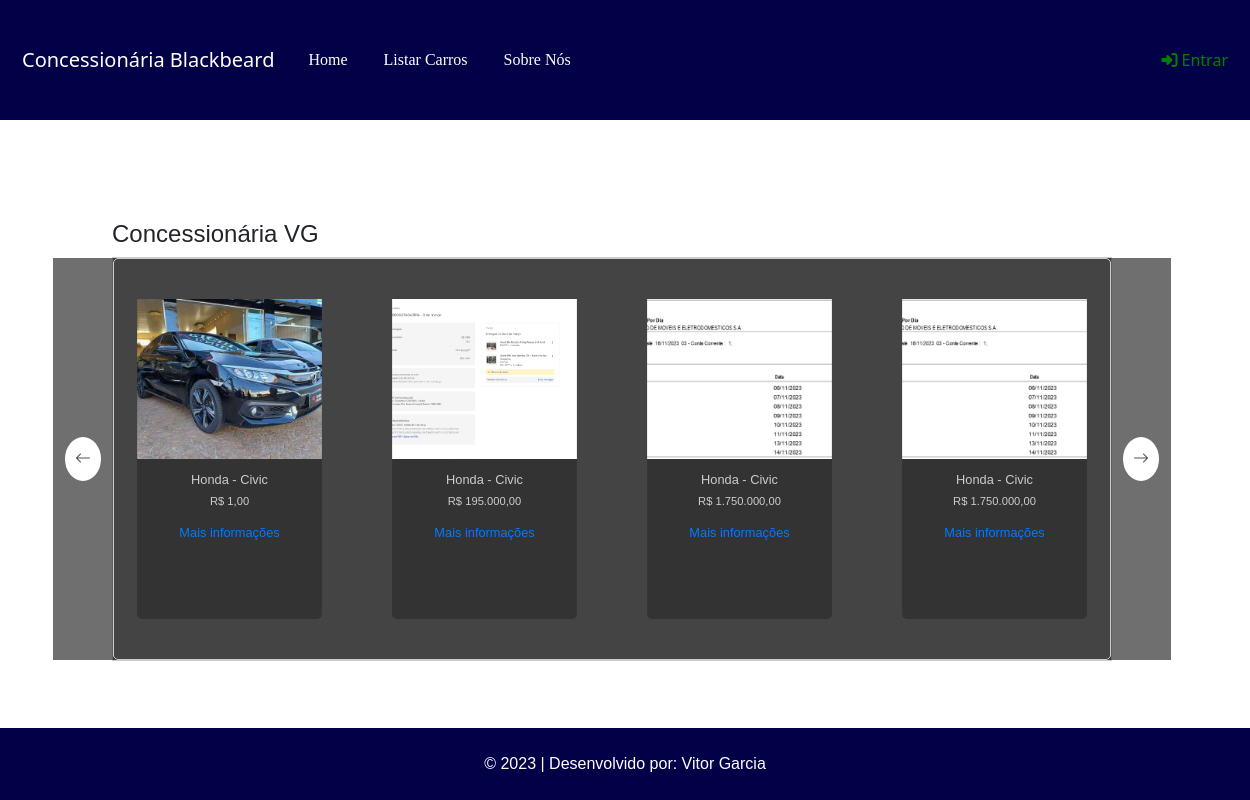
The page / on the database its author committed.
### tables this page shows
CREATE TABLE `carro` (
  `id` int(11) NOT NULL,
  `id_modelo` int(11) NOT NULL,
  `ano_fabricacao` year(4) NOT NULL,
  `cor` varchar(50) NOT NULL,
  `preco_venda` decimal(10,2) NOT NULL,
  `quilometragem` int(11) NOT NULL,
  `modelo_direcao` varchar(50) NOT NULL,
  `modelo_transmissao` varchar(50) NOT NULL,
  `placa` varchar(12) NOT NULL,
  `observacoes` varchar(255) NOT NULL,
  `disponibilidade` varchar(50) NOT NULL,
  `tipo_freio` varchar(15) NOT NULL,
  `motor` varchar(15) NOT NULL,
  `tipo_combustivel` varchar(15) NOT NULL,
  `tipo_tracao` varchar(15) NOT NULL,
  `ano_modelo` year(4) NOT NULL
);

CREATE TABLE `imagem` (
  `id` int(11) NOT NULL,
  `nome` varchar(50) NOT NULL,
  `id_carro` int(11) NOT NULL
);

CREATE TABLE `marca` (
  `id` int(11) NOT NULL,
  `nome` varchar(100) NOT NULL
);

CREATE TABLE `modelo` (
  `id` int(11) NOT NULL,
  `nome` varchar(100) NOT NULL,
  `id_marca` int(11) NOT NULL
);

### App/Controllers/Controller.php (called while the page is built, shortened)
<?php
abstract class Controller
{
    private $viewVar;
    public function render($view)
    {
        $viewVar = $this->getViewVar();
        require_once PATH . '/App/Views/layouts/cabecalho.php';
        require_once PATH . '/App/Views/layouts/menu.php';
        require_once PATH . '/App/Views/' . $view . '.php';
        require_once PATH . '/App/Views/layouts/rodape.php';
    }
    public function getViewVar()
    {
        return $this->viewVar;
    }
    public function setViewParam($varName, $varValue)
    {
        if ($varName != "" && $varValue != "") {
            $this->viewVar[$varName] = $varValue;
        }
    }
}

### App/Controllers/HomeController.php (called while the page is built, shortened)
<?php
class HomeController extends Controller
{
    public function index()
    {
        $carroDAO = new CarroDAO();
        self::setViewParam('carro', $carroDAO->listar());
        $this->render('home/index');
    }
}

### index.php (called while the page is built, shortened)
<?php
try {
    $app = new App();
    $app->run();
}catch (\Exception $e){
    $oError = new Erro($e);
    $oError->render();
}

### App/Lib/Conexao.php (called while the page is built, shortened)
<?php
class Conexao
{
    private static $connection;
    public static function getConnection()
    {
        $pdoConfig = DB_DRIVER . ":" . "host=" . DB_HOST . ";";
        $pdoConfig .= "dbname=" . DB_NAME . ";";
        try {
            if (!isset(self::$connection)) {
                self::$connection = new PDO($pdoConfig, DB_USER, DB_PASSWORD);
                self::$connection->setAttribute(PDO::ATTR_ERRMODE, PDO::ERRMODE_EXCEPTION);
            }
            return self::$connection;
        } catch (PDOException $e) {
            throw new Exception("Erro de conexão com o banco de dados", 500);
        }
    }
}

### App/Models/DAO/BaseDAO.php (called while the page is built, shortened)
<?php
abstract class BaseDAO
{
    private $conexao;
    public function __construct()
    {
        $this->conexao = Conexao::getConnection();
    }
    public function select($sql)
    {
        if (!empty($sql)) {
            return $this->conexao->query($sql);
        }
    }
}

### App/Models/DAO/CarroDAO.php (called while the page is built, shortened)
<?php
class CarroDAO extends BaseDAO{
    public function listar($id = null){
        if($id){
            $resultado = $this->select(
                "SELECT * FROM carro WHERE id = $id"
            );
            return $resultado->fetchObject(Carro::class);
        } else {
            $resultado = $this->select(
                'SELECT * FROM carro'
            );
            return $resultado->fetchAll(\PDO::FETCH_CLASS, Carro::class);
        }
        return false;
    }
}
?>

### App/Models/Entidades/Carro.php (called while the page is built, shortened)
<?php
class Carro{
     private $id;
     private $preco_venda;
     public function getId(){
          return $this->id;
     }
     public function getPreco_venda(){
          return $this->preco_venda;
     }
     private $id_modelo;
     public function getId_modelo(){
          return $this->id_modelo;
     }
}
?>

### App/Models/DAO/ImagemDAO.php (called while the page is built, shortened)
<?php
class ImagemDAO extends BaseDAO{
    public function listarPorCarro($id_carro){
        $resultado = $this->select(
            "SELECT * FROM imagem WHERE id_carro = $id_carro"
        );
        return $resultado->fetchAll(\PDO::FETCH_CLASS, Imagem::class);
    }
}
?>

### App/Models/Entidades/Imagem.php (called while the page is built, shortened)
<?php
class Imagem{
     private $nome;
     public function getNome(){
          return $this->nome;
     }
}
?>

### App/Models/DAO/ModeloDAO.php (called while the page is built, shortened)
<?php
class ModeloDAO extends BaseDAO{
    public function listar($id = null){
        if($id){
            $resultado = $this->select(
                "SELECT * FROM modelo WHERE id = $id"
            );
            return $resultado->fetchObject(Modelo::class);
        } else {
            $resultado = $this->select(
                'SELECT * FROM modelo'
            );
            return $resultado->fetchAll(\PDO::FETCH_CLASS, Modelo::class);
        }
        return false;
    }
}
?>

### App/Models/Entidades/Modelo.php (called while the page is built, shortened)
<?php
class Modelo{
     private $nome;
     private $id_marca;
     public function getNome(){
          return $this->nome;
     }
   function getId_marca(){
        return $this->id_marca;
   }
}
?>

### App/Models/DAO/MarcaDAO.php (called while the page is built, shortened)
<?php
class MarcaDAO extends BaseDAO{
    public function listar($id = null){
        if($id){
            $resultado = $this->select(
                "SELECT * FROM marca WHERE id = $id"
            );
            return $resultado->fetchObject(Marca::class);
        } else {
            $resultado = $this->select(
                'SELECT * FROM marca'
            );
            return $resultado->fetchAll(\PDO::FETCH_CLASS, Marca::class);
        }
        return false;
    }
}
?>

### App/Models/Entidades/Marca.php (called while the page is built, shortened)
<?php
class Marca{
     private $nome;
   function getNome(){
        return $this->nome;
   }
}
?>

### App/Views/home/index.php (the view, shortened to what this page needs)
<div class=" container margem">
    <h4>Concessionária VG</h4>
    <?php if (!count($viewVar['carro'])) { ?>
        <div class="alert alert-info" role="alert">Nenhum carro encontrado!</div>
    <?php } else { ?>
        <div id="carCarousel" class="carousel slide" data-bs-ride="carousel">
            <div class="carousel-inner">
                <?php
                $carros = $viewVar['carro'];
                $chunks = array_chunk($carros, 4);
                foreach ($chunks as $index => $chunk) {
                    $active = $index === 0 ? 'active' : '';
                ?>
                    <div class="carousel-item <?php echo $active; ?>">
                        <div class="row row-cols-1 row-cols-md-4 g-4">
                            <?php
                            foreach ($chunk as $carro) {
                                $modeloDAO = new ModeloDAO();
                                $modelo = $modeloDAO->listar($carro->getId_modelo());
                                $marcaDAO = new MarcaDAO();
                                $marca = $marcaDAO->listar($modelo->getId_marca());
                                $imagemDAO = new ImagemDAO();
                                $imagens = $imagemDAO->listarPorCarro($carro->getId());
                                $imagem = $imagens[0];
                                $imagemPath = PATH_IMAGENS . 'uploads/' . $imagem->getNome();
                            ?>
                                <div class="col">
                                    <div class="card">
                                        <img src="<?php echo $imagemPath; ?>" alt="Car Image" class="img-fluid">
                                        <div class="card-body">
                                            <h5 class="card-title">
                                                <?php echo $marca->getNome() . ' - ' . $modelo->getNome(); ?>
                                            </h5>
                                            <p class="card-text"><?php echo "R$ " . number_format($carro->getPreco_venda(), 2, ',', '.'); ?></p>
                                            <a href="http://<?php echo APP_HOST; ?>/carro/informacoes/<?php echo $carro->getId(); ?>" class="card-link">Mais informações</a>
                                        </div>
                                    </div>
                                </div>
                            <?php
                            }
                            ?>
                        </div>
                    </div>
                <?php
                }
                ?>
            </div>
            <a class="carousel-control-prev" href="#carCarousel" role="button" data-bs-slide="prev">
                <span class="control-prev-icon" aria-hidden="true">
                    <i class="bi bi-arrow-left"></i>
                </span>
            </a>
            <a class="carousel-control-next" href="#carCarousel" role="button" data-bs-slide="next">
                <span class="control-next-icon" aria-hidden="true">
                    <i class="bi bi-arrow-right"></i>
                </span>
            </a>
        </div>
    <?php } ?>
</div>
<br>

### App/App.php (shortened to what this page needs)
<?php
class App
{
    private $controller;
    private $action;
    private $params;
    public function run()
    {
        $this->action = preg_replace('/[^a-zA-Z]/i', '', (empty($this->action)) ? 'index' : $this->action);
        if (!$this->controller) {
            $this->controller = new HomeController($this);
            $this->controller->index();
        }
        $objetoController = new $nomeClasse($this);
        if (method_exists($objetoController, $this->action)) {
            return;
        } else if (!$this->action && method_exists($objetoController, 'index')) {
            $objetoController->index($this->params);
            return;
        } else {
            throw new Exception("Aguarde. Nosso suporte já esta verificando!", 500);
        }
        throw new Exception("Página não encontrada.", 404);
    }
}

### App/Views/layouts/cabecalho.php (shortened to what this page needs)
<!DOCTYPE html>
<html lang="pt-br">
    <head>
        <link href="https://cdn.jsdelivr.net/npm/bootstrap@5.2.0-beta1/dist/css/bootstrap.min.css" rel="stylesheet">
        <link rel="stylesheet" href="https://unpkg.com/swiper@7/swiper-bundle.min.css"/>
        <link href="css/bootstrap.min.css" rel="stylesheet">
        <link href="<?php echo PATH_CSS; ?>style.css" rel="stylesheet">
        <link rel="stylesheet" href="https://cdn.jsdelivr.net/npm/bootstrap-icons@1.10.5/font/bootstrap-icons.css">
        <link rel="stylesheet" href="https://cdnjs.cloudflare.com/ajax/libs/bootstrap-datepicker/1.10.0/css/bootstrap-datepicker.min.css" />
    </head>
<body>

### App/Views/layouts/menu.php (shortened to what this page needs)
<nav class="navbar navbar-expand-lg text-white " style="background-color: #020147; padding: 40px 10px;">
  <div class="container-fluid">
    <a class="navbar-brand  hover" href="http://<?php echo APP_HOST; ?>/home/index">Concessionária Blackbeard</a>
    <div class="collapse navbar-collapse" id="navbarSupportedContent">
      <ul class="navbar-nav me-auto mb-2 mb-lg-0 cabecario">
        <li class="nav-item">
          <a class="nav-link active text-white" aria-current="page" href="http://<?php echo APP_HOST; ?>/home/index">Home</a>
        </li>
        <li class="nav-item">
          <a href="http://<?php echo APP_HOST; ?>/carro/index" class="nav-link text-white">Listar Carros</a>
        </li>
        <li class="nav-item">
          <a href="http://<?php echo APP_HOST; ?>/sobre/index" class="nav-link text-white">Sobre Nós</a>
        </li>
    </div>
    <div>
      <li class="nav-item" style="list-style: none;">
        <?php
        if (!isset($_SESSION['login'])) {
        ?>
          <a class="nav-link hover " href="http://<?php echo APP_HOST; ?>/login/index" style="color: green;">
            <i class="fas fa-sign-in-alt " style="color: green;"></i> Entrar
          </a>
        <?php
        } else {
        ?>
          <a href="http://<?php echo APP_HOST; ?>/login/sair" class="nav-link hover" style="color: red;">
            <i class="fas fa-sign-out-alt " style="color: red;"></i> Sair
          </a>
        <?php
        }
        ?>
      </li>
    </div>
</nav>

### App/Views/layouts/rodape.php (shortened to what this page needs)
<footer class="py-4 text-white fixed-bottom" style=" background-color: #020147;">
        <div class="container">
            <p class="m-0 text-center"> &copy; 2023 | Desenvolvido por: Vitor Garcia</p>
        </div>
    </footer>
</body>
</html>

### App/Views/layouts/menu.php (style rules this page uses)
.cabecario li { margin: 0 10px; transition: all 1s ease-in-out ; border-radius: 5px; font-family: cursive; }
.hover { color: white; transition: all 0.5s ease-in-out ; }

### App/Views/home/index.php (style rules this page uses)
.container { font-family: Arial, sans-serif; }
#carCarousel { background: #333; border: 1px solid #ccc; width: calc(100vw - 250px); }
.carousel-inner { border: 1px solid #ccc; border-radius: 5px; min-height: 300px; background: #444; }
.carousel-control-prev, .carousel-control-next { opacity: 0.7; background-color: #007bff; width: 60px; background: #333; transition: all 0.3s ease-in-out; }
.control-prev-icon, .control-next-icon { background-color: #fff; border-radius: 50%; padding: 10px; }
.control-prev-icon i, .control-next-icon i { color: black; }
.carousel-control-prev { left: -60px; }
.carousel-control-next { right: -60px; }
.card { border: none; text-align: center; background: #333; color: #ccc; height: 400px; transition: all 0.3s ease-in-out; transform: scale(0.8) }
.card-title { font-size: 16px; }
.card-text { font-size: 14px; }
.card-link { text-decoration: none; color: #007bff; transition: all 0.3s ease-in-out; }
.card img { max-width: 100%; height: auto; object-fit: cover; min-height: 200px; height: 40vh; }
.carousel { transition: transform 0.5s ease; }
.carousel-item { display: flex; justify-content: center; align-items: center; text-align: center; transform: translateX(100%); transition: transform 0.5s ease; }
.carousel-item.active { transform: translateX(0); }
.margem { margin: 100px; }
.card-body { height: 100%; }

### rows shown on the page
carro: imagem.nome (picture), marca.nome "Honda", id_modelo.nome "Civic", preco_venda "1,00"
carro: imagem.nome (picture), marca.nome "Honda", id_modelo.nome "Civic", preco_venda "195.000,00"
carro: imagem.nome (picture), marca.nome "Honda", id_modelo.nome "Civic", preco_venda "1.750.000,00"
carro: imagem.nome (picture), marca.nome "Honda", id_modelo.nome "Civic", preco_venda "1.750.000,00"
